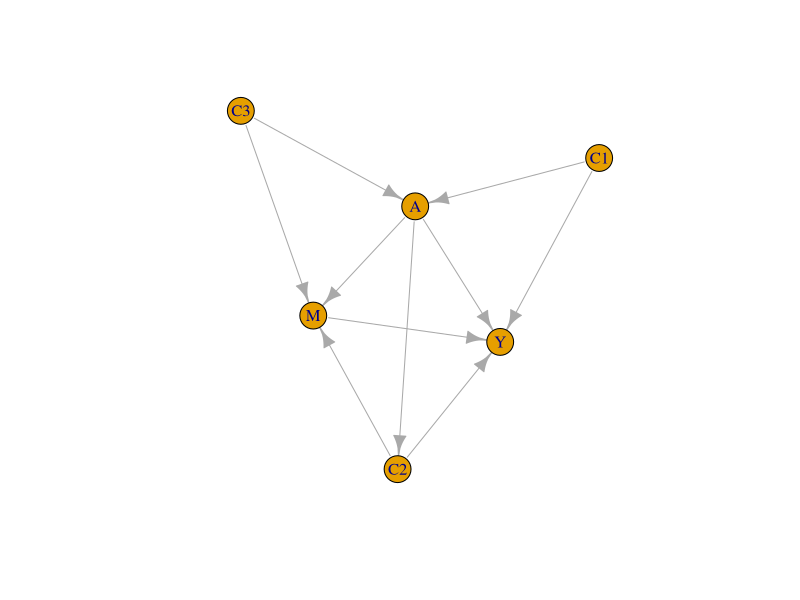

Write the R code that produced this figure.
## ---- chunk 1
knitr::opts_chunk$set(echo=TRUE, eval=FALSE)
## ---- chunk 2
library(igraph)

# Create the edge list
el <- rbind(
    c("C1", "A"),
    c("C1", "Y"),
    c("C3", "A"),
    c("C3", "M"),
    c("A", "Y"),
    c("A", "M"),
    c("M", "Y"),
    c("A", "C2"),
    c("C2", "M"),
    c("C2", "Y")
)
# Create the graph
dag <- graph_from_edgelist(el, directed = TRUE)
plot(dag)

# Helper functions for displaying paths
display_paths <- function(g, paths) {
    adj <- as_adjacency_matrix(dag)
    for (i in seq_along(paths)) {
        path <- paths[[i]]
        cat("Path ", i, ":   ", sep = "")
        draw_edge(adj_mat = adj, path = path)
    }
}

draw_edge <- function(adj_mat, path) {
    path_ids <- as_ids(path)
    arrow_vec <- rep("", length(path_ids))
    for (i in seq_len(length(path_ids)-1)) {
        node1 <- path_ids[i]
        node2 <- path_ids[i+1]
        if (adj_mat[node1,node2]==1) {
            ## Arrow is 1 -> 2
            arrow_vec[i] <- "->"
        } else {
            ## Arrow is 1 <- 2
            arrow_vec[i] <- "<-"
        }
    }
    path_string <- paste(path_ids, arrow_vec)
    path_string <- paste(path_string, collapse = " ")
    cat(path_string, "\n")
}

display_paths(dag, all_simple_paths(dag, from = "A", to = "Y", mode = "all"))
